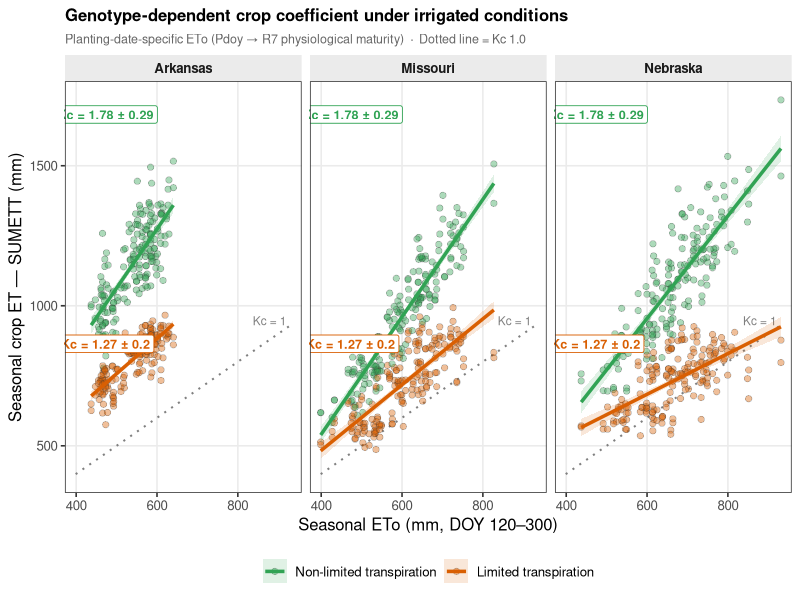
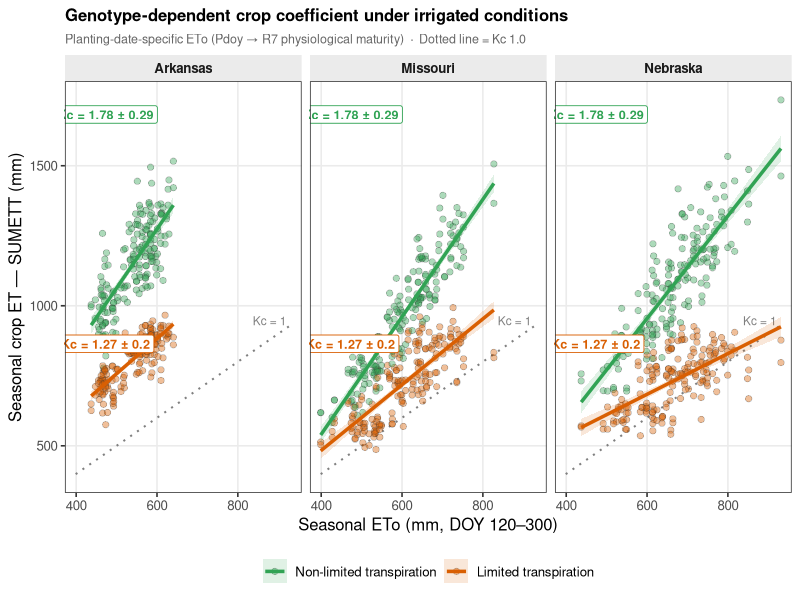

The R source for these figures, in order:
## Fig 3 — ETo vs SUMETT (irrigated only) — clean Kc regression by genotype

setwd("/home/user/LT-trait")
library(dplyr); library(tidyr); library(ggplot2); library(readxl); library(scales)

pdoy_eto <- read.csv("nasapower_ETo_pdoy.csv")
ssm      <- read_excel("SoybeanSSM_sims2.xlsx")

d <- ssm %>%
  filter(Crop %in% c("SOYBEAN-MG4","SOYBEAN-LT1.5-MG4",
                     "SOYBEAN-LT1.5-MG3","SOYBEAN-MG3"),
         water_mgmt == "Irrigated") %>%
  mutate(
    Genotype = factor(
      ifelse(Crop %in% c("SOYBEAN-MG4","SOYBEAN-MG3"),
             "Non-limited transpiration","Limited transpiration"),
      levels = c("Non-limited transpiration","Limited transpiration")),
    State = case_when(
      grepl("AR",Manag) ~ "AR", grepl("MO",Manag) ~ "MO",
      grepl("NE",Manag) ~ "NE")
  ) %>%
  rename(Year = Pyear) %>%
  left_join(pdoy_eto, by = c("State","Year","Planting_date")) %>%
  filter(!is.na(ETo_pdoy_mm), !is.na(SUMETT)) %>%
  mutate(Kc = SUMETT / ETo_pdoy_mm) %>%
  rename(ETo_season_mm = ETo_pdoy_mm)

## Kc annotations per genotype
kc_labels <- d %>%
  group_by(Genotype) %>%
  summarise(
    Kc_mean = mean(Kc, na.rm = TRUE),
    Kc_sd   = sd(Kc,   na.rm = TRUE),
    x = quantile(ETo_season_mm, 0.08),
    y = max(SUMETT) * c(0.97, 0.87)[cur_group_id()],
    .groups = "drop"
  ) %>%
  mutate(label = paste0("Kc = ", round(Kc_mean, 2), " ± ", round(Kc_sd, 2)))

## 1:1 line range
lim_x <- range(d$ETo_season_mm)
ref_line <- tibble(x = lim_x, y = lim_x)   # Kc = 1 reference

p <- ggplot(d, aes(x = ETo_season_mm, y = SUMETT,
                   colour = Genotype, fill = Genotype)) +
  ## Kc = 1 reference line
  geom_line(data = ref_line, aes(x = x, y = y),
            inherit.aes = FALSE, linetype = "dotted",
            colour = "grey50", linewidth = 0.7) +
  annotate("text", x = max(lim_x) - 10, y = max(lim_x) + 15,
           label = "Kc = 1", size = 3, colour = "grey50", hjust = 1) +
  geom_point(alpha = 0.4, shape = 21, size = 2.0,
             stroke = 0.3, colour = "grey20") +
  geom_smooth(method = "lm", se = TRUE, linewidth = 1.2, alpha = 0.15) +
  geom_label(data = kc_labels,
             aes(x = x, y = y, label = label, colour = Genotype),
             fill = "white", size = 3.2, fontface = "bold",
             label.size = 0.3, show.legend = FALSE) +
  facet_wrap(~ State, nrow = 1,
             labeller = labeller(State = c(AR = "Arkansas",
                                           MO = "Missouri",
                                           NE = "Nebraska"))) +
  scale_colour_manual(values = c("Non-limited transpiration" = "#31a354",
                                 "Limited transpiration"      = "#d95f02")) +
  scale_fill_manual(  values = c("Non-limited transpiration" = "#31a354",
                                 "Limited transpiration"      = "#d95f02")) +
  scale_x_continuous(breaks = breaks_pretty(4)) +
  scale_y_continuous(breaks = breaks_pretty(4)) +
  labs(x        = "Seasonal ETo (mm, DOY 120–300)",
       y        = "Seasonal crop ET — SUMETT (mm)",
       colour   = NULL, fill = NULL,
       title    = "Genotype-dependent crop coefficient under irrigated conditions",
       subtitle = "Planting-date-specific ETo (Pdoy → R7 physiological maturity)  ·  Dotted line = Kc 1.0") +
  theme_bw(base_size = 12) +
  theme(legend.position  = "bottom",
        strip.background = element_rect(fill = "grey92", colour = NA),
        strip.text       = element_text(face = "bold"),
        panel.grid.minor = element_blank(),
        plot.title       = element_text(face = "bold", size = 12),
        plot.subtitle    = element_text(colour = "grey40", size = 9))

ggsave("Fig_kc_scatter.png",  plot = p, width = 24, height = 13,
       units = "cm", dpi = 150, bg = "white")
ggsave("Fig_kc_scatter.tiff", plot = p, width = 24, height = 13,
       units = "cm", dpi = 300, compression = "lzw", bg = "white")
message("Saved: Fig_kc_scatter")
